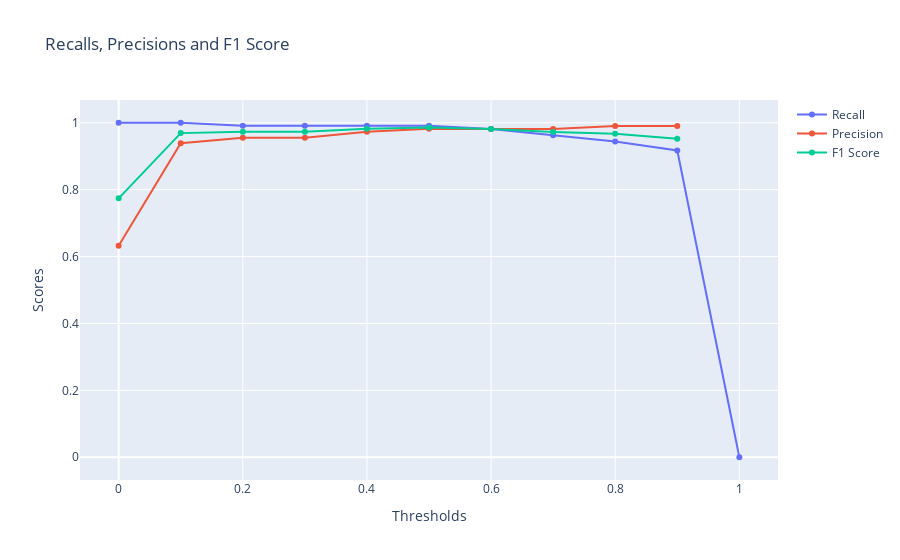

The notebook cell this image was saved under:
### Code cell
# Create a new figure for plotting
fig = go.Figure()

# Round the values in the df_confusion_matrix DataFrame to two decimal places
df_confusion_matrix_graph = df_confusion_matrix.round(3)

fig.add_trace(go.Scatter(x=df_confusion_matrix_graph['Thresholds'], y=df_confusion_matrix_graph['recall'], mode='lines+markers', name='Recall'))
fig.add_trace(go.Scatter(x=df_confusion_matrix_graph['Thresholds'], y=df_confusion_matrix_graph['precision'], mode='lines+markers', name='Precision'))
fig.add_trace(go.Scatter(x=df_confusion_matrix_graph['Thresholds'], y=df_confusion_matrix_graph['f1_score'], mode='lines+markers', name='F1 Score'))
fig.update_layout(title='Recalls, Precisions and F1 Score', xaxis_title='Thresholds', yaxis_title='Scores')

# Display the figure
fig.show()

# Feature importances
importances = model.feature_importances_
indices = np.argsort(importances)[::-1]
features = breast_cancer.feature_names

print("Feature importances:")
for f in range(X.shape[1]):
    print(f"{features[indices[f]]}: {importances[indices[f]]:.4f}")

# Plot feature importances
plt.figure(figsize=(10, 6))
plt.title("Feature importances")
plt.bar(range(X.shape[1]), importances[indices], align="center")
plt.xticks(range(X.shape[1]), [features[i] for i in indices], rotation=90)
plt.xlim([-1, X.shape[1]])
plt.show()

### Figure 1 — Plotly figure (JSON) as saved in the notebook; plotly's stock layout.template omitted (floating-point values rounded to 4 significant figures)
{"data": [{"mode": "lines+markers", "name": "Recall", "type": "scatter", "x": [0, 0.1, 0.2, 0.3, 0.4, 0.5, 0.6, 0.7, 0.8, 0.9, 1], "y": [1, 1, 0.991, 0.991, 0.991, 0.991, 0.981, 0.963, 0.944, 0.917, 0]}, {"mode": "lines+markers", "name": "Precision", "type": "scatter", "x": [0, 0.1, 0.2, 0.3, 0.4, 0.5, 0.6, 0.7, 0.8, 0.9, 1], "y": [0.632, 0.939, 0.955, 0.955, 0.973, 0.982, 0.981, 0.981, 0.99, 0.99, null]}, {"mode": "lines+markers", "name": "F1 Score", "type": "scatter", "x": [0, 0.1, 0.2, 0.3, 0.4, 0.5, 0.6, 0.7, 0.8, 0.9, 1], "y": [0.774, 0.969, 0.973, 0.973, 0.982, 0.986, 0.981, 0.972, 0.967, 0.952, null]}], "layout": {"title": {"text": "Recalls, Precisions and F1 Score"}, "xaxis": {"title": {"text": "Thresholds"}}, "yaxis": {"title": {"text": "Scores"}}}}
